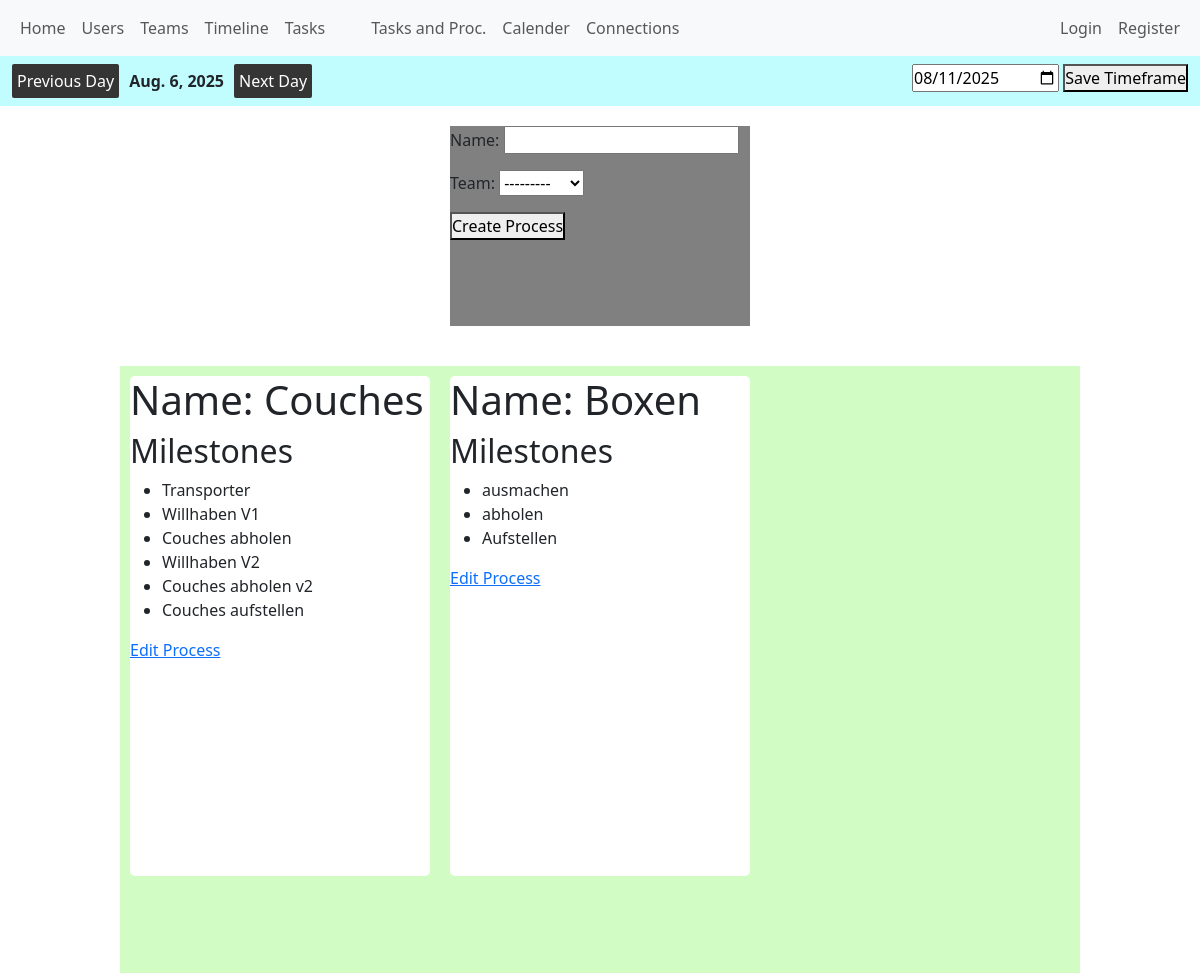
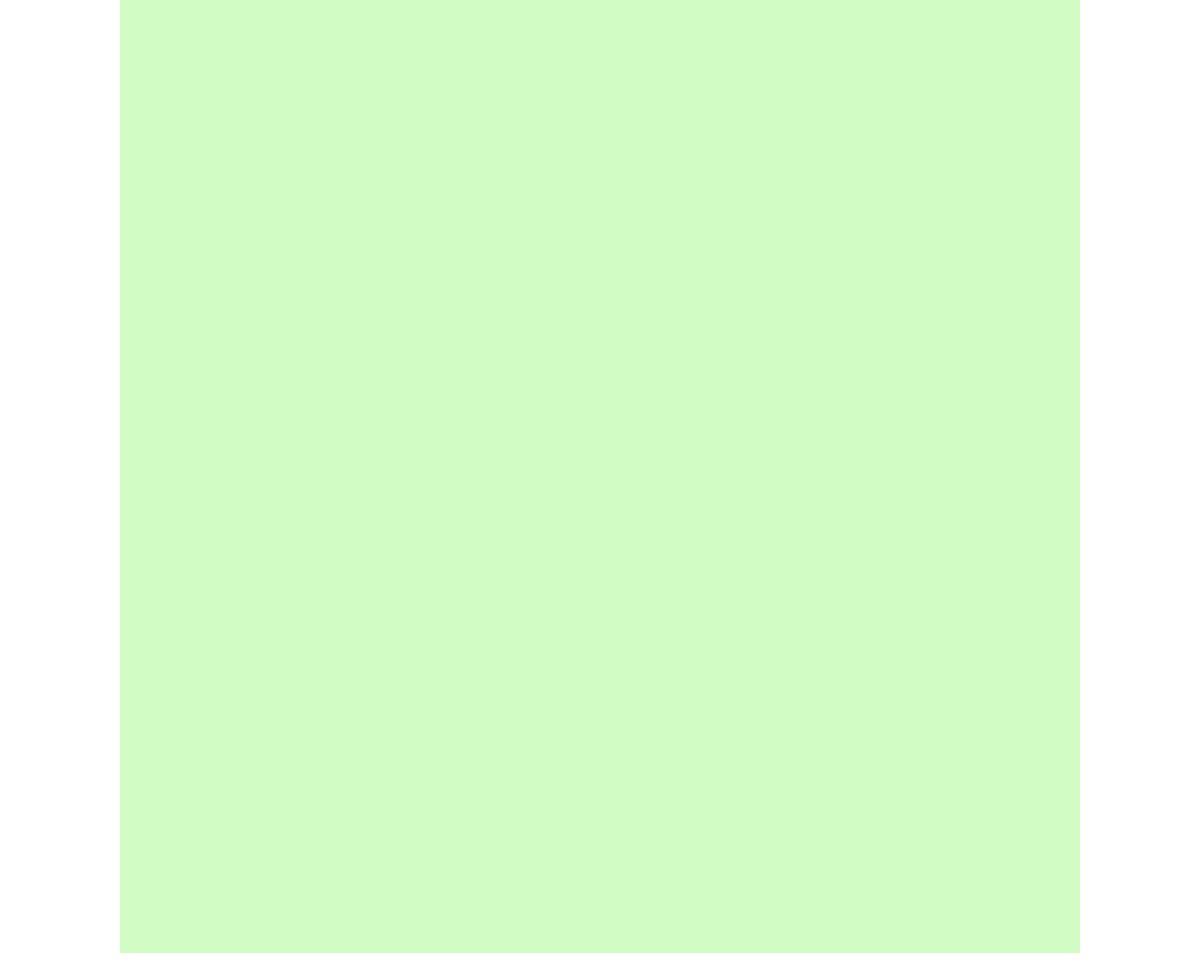
Page /distributor/create_process_page on the committed database (2 pictures, top to bottom).
### distributor/models.py (models this page shows, shortened)
class Project(models.Model):
    start_date = models.DateField()
    end_date = models.DateField()
    order_counter = models.IntegerField(default=0)
    current_date = models.DateField(default=date.today)

class Process(models.Model):
    name = models.CharField(max_length=100)
    team = models.ForeignKey(Team, on_delete=models.CASCADE)

class Task(models.Model):
    name = models.CharField(max_length=100)
    team = models.ForeignKey(Team, on_delete=models.SET_NULL, null=True, blank=True)
    process = models.ForeignKey(Process, on_delete=models.CASCADE, null=True, blank=True, related_name='milestones')
    loops = models.IntegerField(default=0)
    priority = models.IntegerField(default=0)
    difficulty = models.IntegerField(default=0)
    approval_required = models.BooleanField(default=False)
    generated_deadline = models.DateField(null=True, blank=True)
    position = models.IntegerField(null=True, blank=True)
    hierarchy_in_process = models.IntegerField(default=0)
    initial_dependencies = models.ManyToManyField(
    "self",
    through="TaskDependency",
    through_fields=("presuccessor", "successor"),
    symmetrical=False,
    related_name="required_by",
    blank=True,
)

### users/models.py (models this page shows, shortened)
class Team(models.Model):
    name = models.CharField(max_length=100)
    color = models.CharField(max_length=7, default="#FFFFFF")
    schedule_flag = models.BooleanField(default=False)
    def __str__(self):
        return self.name

### distributor/views.py (the view)
# urls.py: path('create_process_page', views.create_process_page, name='create_process_page'),
def create_process_page(request):
    process_form = CreateProcessForm()
    all_processes = Process.objects.all()
    context = {
        'process_form': process_form,
        'all_processes': all_processes,
    }
    return render(request, 'distributor/calender/create_process_page.html', context)

### distributor/forms.py
class ProjectTimeframeForm(forms.ModelForm):
    class Meta:
        model = Project
        fields = ["start_date", "end_date"]
        widgets = {
            'start_date': forms.DateInput(attrs={'id': 'start_date_input_project', 'placeholder': 'Start Date', 'type': 'date'}),
            'end_date': forms.DateInput(attrs={'id': 'end_date_input_project', 'placeholder': 'End Date', 'type': 'date'})
        }

class DefineCurrentDate(forms.ModelForm):
    class Meta:
        model = Project
        fields = ['current_date']
        widgets = {'current_date': forms.DateInput(attrs={'id': 'current_date_input', 'placeholder': 'Current Date', 'type': 'date'})}

### distributor/context_processors.py (called while the page is built)
def global_project_timeframe_form(request):
    return {
        "global_project_timeframe_form": ProjectTimeframeForm(),
    }

def global_project_timeframe(request):
    project_time_frame = Project.objects.first()
    if project_time_frame:
        return {
            "global_project_timeframe": project_time_frame,
        }
    else:
        return {
            "global_project_timeframe": 'No values picked yet',
        }

def global_define_current_date_form(request):
    return {
        "global_define_current_date_form": DefineCurrentDate(),
    }

def global_project_info(request):
    project = Project.objects.first()
    if project:
        return {
            "project": project,
        }
    else:
        return {
            "project": 'No values picked yet',
        }

def global_number_new_messages_user(request):
    if request.user.is_authenticated:
        number_new_messages = Message.objects.filter(
            user=request.user, status="unread"
        ).count()
    else:
        number_new_messages = 0
    return {
        "number_new_messages": number_new_messages
    }

### distributor/templatetags/custom_tags.py (called while the page is built)
@register.inclusion_tag("components/calender/display_process.html")
def display_process(process):
    context =  {
        'process': process
    }
    return context

### distributor/templates/distributor/calender/create_process_page.html (shortened to what this page needs)
{% extends 'distributor/calender/base.html' %}
{% load custom_tags %}
{% block content %}
    <div class="create_task_page_container">
<div class="create_process_form">
                    <form method="POST" action="{% url 'create_process' %}">
                        {{ process_form.as_p }}
                        <button type="submit">Create Process</button>
                    </form>
                </div>
    <div class="all_processes_listed_v2">
            {% for process in all_processes %}
                <div class="process_listing_v2">
                    {% display_process process %}
                </div>
            {% endfor %}
        </div>
    </div>
{% endblock %}

### distributor/templates/distributor/calender/base.html (shortened to what this page needs)
{% load static %}
<!DOCTYPE html>
<html lang="en">
<head>
    <link href="https://cdn.jsdelivr.net/npm/bootstrap@5.3.7/dist/css/bootstrap.min.css" rel="stylesheet"
>
    <link rel="stylesheet" href="{% static 'css/style.css' %}">
</head>
<body>
<header>
    <nav class="navbar navbar-expand-lg bg-body-tertiary">
        <div class="container-fluid">
            <div class="collapse navbar-collapse" id="navbarNav">
                <ul class="navbar-nav">
                    <div class="internal_navbar_container">
                        <div class="common_links_base_navbar">
                            <li>
                                <a class="nav-link" href='{% url 'home' %}'>Home</a>
                            </li>
                            <li class="nav-item">
                                <a class="nav-link" href="{% url 'users' %}">Users</a>
                            </li>
                            <li class="nav-item">
                                <a class="nav-link" href="{% url 'teams' %}">Teams</a>
                            </li>
                            <li class="nav-item">
                                <a class="nav-link" href="{% url 'timeline' %}">Timeline</a>
                            </li>
                            <li class="nav-item">
                                <a class="nav-link" href="{% url 'tasks' %}">Tasks</a>
                            </li>
                            <li style="margin-left: 30px;" class="nav-item">
                                <a class="nav-link" href="{% url 'tasks_and_processes' %}">Tasks and Proc.</a>
                            </li>
                                <li>
                                <a class="nav-link" href="{% url 'calender' %}">Calender</a>
                            </li>
                            <li>
                                <a class="nav-link" href="{% url 'connections' %}">Connections</a>
                            </li>
                            </div>
                        </div>
                        <div class="user_view">
                            {% if user.is_authenticated %}
                                <a class="nav-link" href="{% url 'training' %}">Training</a>
                                <a class="nav-link" href="{% url 'profile_page' user.id %}">{{ user }}</a>
                                <a class="nav-link" href="">Logout</a>
                            {% else %}
                                <a class="nav-link" href="{% url 'login_view' %}">Login</a>
                                <a class="nav-link" href="{% url 'register_view' %}">Register</a>
                            {% endif %}
                        </div>
                    </div>
            </div>
    </nav>
    <nav id="prototype_tester" class="navbar navbar-expand-lg bg-body-tertiary">
        <div class="container-fluid">
            <ul class="navbar-nav">
                <ul class="navbar-nav">
                    <div class="prototype_workflow">
                        <div class="next_and_previous_buttons">
                            <form method="POST" action="{% url 'current_date_previous_date' %}">
                                <button>Previous Day</button>
                            </form>
                            <strong>
                                {{ project.current_date }}
                            </strong>
                            <form method="POST" action="{% url 'current_date_next_date' %}">
                                <button>Next Day</button>
                            </form>
                        </div>
                        <div class="change_current_date_forms">
                            <form method="POST" action="{% url 'define_current_date' %}">
                                {{ global_define_current_date_form.current_date }}
                                <button type="submit">Save Timeframe</button>
                            </form>
                        </div>
                    </div>
                </ul>
            </ul>
        </div>
    </nav>
</header>
<main>
    {% block content %}
    {% endblock %}
</main>
</body>
</html>

### distributor/templates/components/calender/display_process.html
<h1>Name: {{ process.name }}</h1>
<h2>Milestones</h2>
<ul>
    {% for task_of_process in process.milestones.all|dictsort:"hierarchy_in_process" %}
        <li>{{ task_of_process.name }}</li>
    {% endfor %}
</ul>
<a href="{% url 'edit_process_page' process.id %}">Edit Process</a>

### distributor/static/css/style.css (style rules this page uses)
* { padding: 0; margin: 0 }
body { min-height: 200vh; }
.navbar-nav { width: 100% !important; }
.internal_navbar_container { display: flex; justify-content: space-between; width: 100% }
.common_links_base_navbar { display: flex; }
.user_view { display: flex; }
#prototype_tester { background: #c1fdff !important; }
.prototype_workflow { display: flex; justify-content: space-between; width: 100%; }
.next_and_previous_buttons { display: flex; gap: 10px; align-items: center; }
.next_and_previous_buttons button { padding: 5px; border-radius: 2px; border: none; background: #353535; color: white; }
.change_current_date_forms { display: flex; gap: 10px; }
.create_process_form { height: 200px; width: 300px; background: grey; }
.all_processes_listed_v2 { display: grid; grid-template-columns: repeat(3, 1fr); grid-template-rows: repeat(3, 1fr); background: #d1fdc4; }
.process_listing_v2 { width: 300px; height: 500px; background: white; margin: 10px; border-radius: 5px; }
.create_task_page_container { display:flex; justify-content: center; align-items: center; flex-direction: column; }
.create_task_page_container > * { margin: 20px; }

### rows in the picture
Project: current_date "Aug. 6, 2025"
Process: name "Couches"
Task: name "Transporter"
Task: name "Willhaben V1"
Task: name "Couches abholen"
Task: name "Willhaben V2"
Task: name "Couches abholen v2"
Task: name "Couches aufstellen"
Process: name "Boxen"
Task: name "ausmachen"
Task: name "abholen"
Task: name "Aufstellen"
